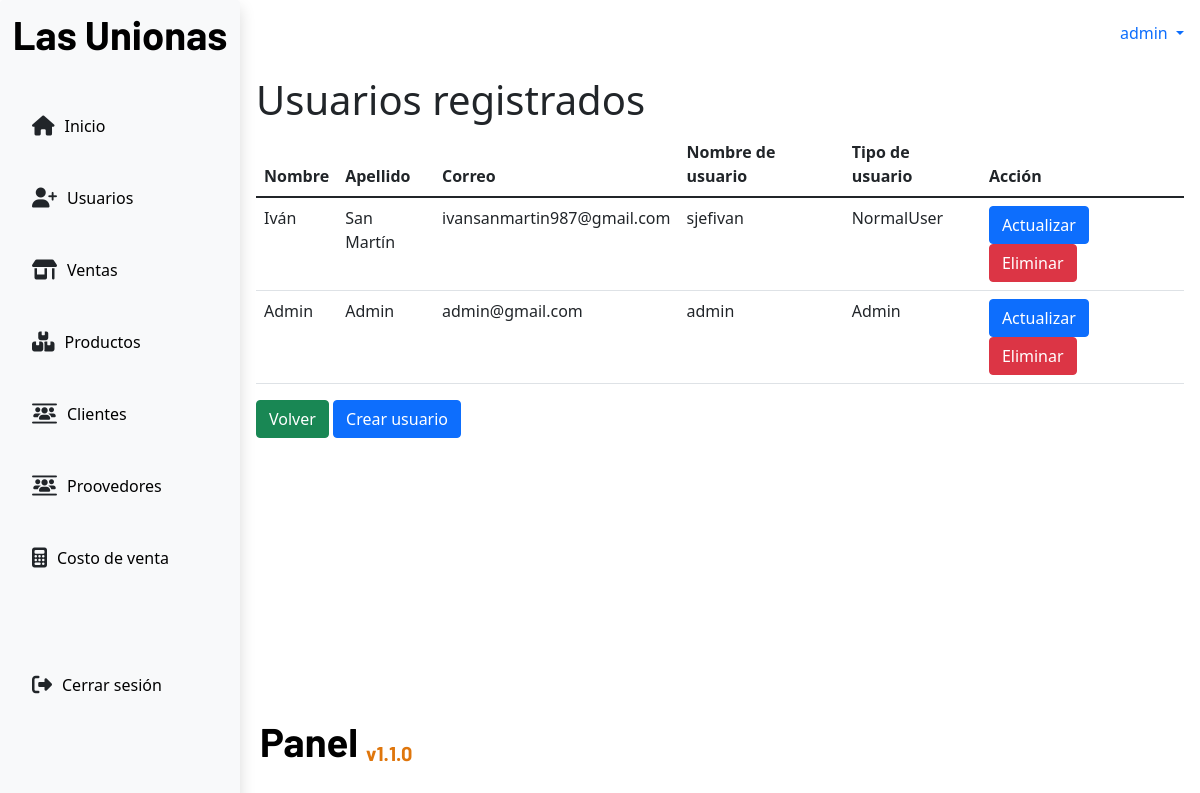
Screenshot of /users/ (signed in) with the database file from the repository.
### app/models.py (models this page shows, shortened)
class UserCollaborator(models.Model):
    name = models.CharField(max_length=50,null=False)
    lastname = models.CharField(max_length=50,null=False)
    email = models.EmailField(max_length=100,null=False)
    username = models.CharField(max_length=50,null=False)
    password = models.BinaryField(max_length=150,null=False)
    role = models.CharField(
        max_length=20,
        choices=Roles.choices,
        default=Roles.NORMAL_USER
    )

### app/views.py (the view)
# urls.py: path('users/',views.usersTable,name='usersTable'),
def usersTable(request):
    role = request.session.get("role")
    if role == "Admin":
        if request.method == 'GET':
            users = UserCollaborator.objects.all()
            return render(request,'users/usersTable.html',{'users':users})
    else:
        return redirect("/")

### app/context_processors.py (called while the page is built)
def get_username(request):
    username = request.session.get('username', None)
    return {
        "username": username
    }

def get_role(request):
    role = request.session.get("role")
    return {
        "role": role
    }

def get_low_stock(request):
    low_stock = request.session.get("low_stock")
    return {
        "low_stock": low_stock
    }

### app/templates/users/usersTable.html
{% extends 'base.html' %}
{% block content %}
<div>
    <h1>Usuarios registrados</h1>
</div>
<div>
    <table class="table">
        <thead>
            <tr>
                <th>Nombre</th>
                <th>Apellido</th>
                <th>Correo</th>
                <th>Nombre de usuario</th>
                <th>Tipo de usuario</th>
                <th>Acción</th>
            </tr>
        </thead>
        <tbody>
            {%for user in users%}
            <tr>
                <td>{{user.name}}</td>
                <td>{{user.lastname}}</td>
                <td>{{user.email}}</td>
                <td>{{user.username}}</td>
                <td>{{user.role}}</td>
                <td>
                    <a class="btn btn-primary" href="{%url 'updateUser' user.id%}">Actualizar</a>
                    <a class="btn btn-danger" href="{%url 'deleteUser' user.id%}">Eliminar</a>
                </td>
            </tr>
            {%endfor%}
        </tbody>
    </table>
</div>
<div>
    <a class="btn btn-success" href="{% url 'home'%}">Volver</a>
    <a class="btn btn-primary" href="{% url 'createUser'%}">Crear usuario</a>
</div>
{% endblock content %}

### app/static/css/panel.css (style rules this page uses)
:root { --titles: "Barlow", sans-serif; --primary: #1ea4a2; --primary: #1ea4a2; --light: #eef0f4; --grey: #fafafa; --black: #06070a; --blackclaire: #1d2125; --oceanBlue: #172d4f; }
* { box-sizing: border-box; margin: 0; padding: 0; }
html, body { min-height: 100%; height: 100%; }

### rows the page displays
UserCollaborator: name "Iván", lastname "San Martín", email "ivansanmartin987@gmail.com", username "sjefivan", role "NormalUser"
UserCollaborator: name "Admin", lastname "Admin", email "admin@gmail.com", username "admin", role "Admin"

### other values shown
{{ username }} "admin"
